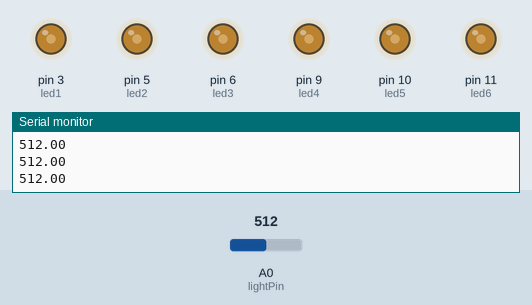
Simulated run of this sketch. Board: Arduino Uno, built with avr-gcc and run on an emulated ATmega328P. Parts: output pins drawn as LEDs (lit = HIGH), the last lines printed to the serial monitor. The inputs (shaded band) are chosen by the test bench; at power-on: A0 (lightPin) = 512.

Above: at 2.2 s.
2.3 s: A0 (lightPin) set to 716
At 3.5 s:
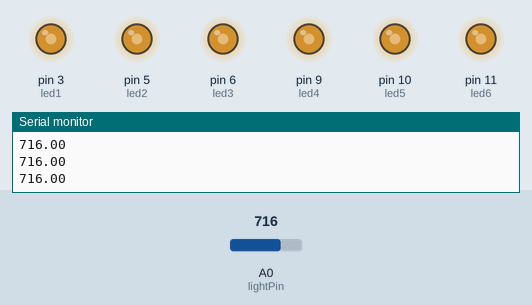
3.8 s: A0 (lightPin) set to 900
At 4.8 s:
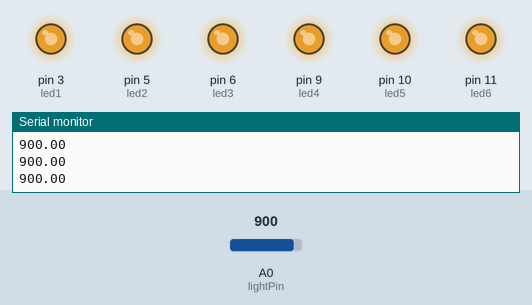
5.3 s: A0 (lightPin) set to 306
At 5.9 s:
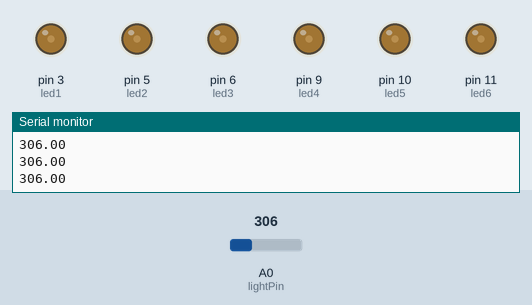
6.8 s: A0 (lightPin) set to 511
At 8.2 s:
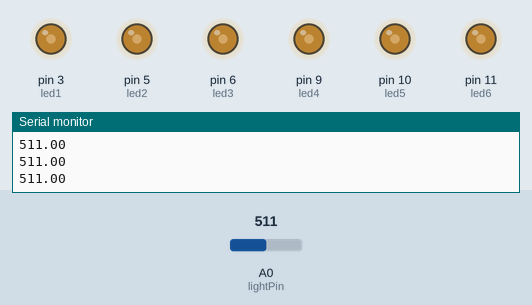
Timing chart, 0 to 9.3 s (numbered marks = the images above; inputs shaded):
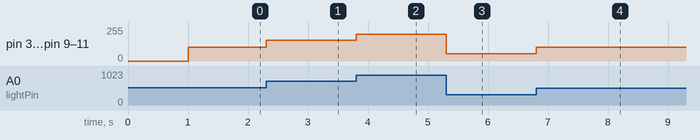

Measured:
- after the input at 2.3 s, pin 3 (led1), pin 5 (led2), pin 6 (led3), pin 9 (led4), pin 10 (led5), pin 11 (led6): 105/255 → 156/255 at once
- after the input at 3.8 s, pin 3 (led1), pin 5 (led2), pin 6 (led3), pin 9 (led4), pin 10 (led5), pin 11 (led6): 156/255 → 202/255 at once
- after the input at 5.3 s, pin 3 (led1), pin 5 (led2), pin 6 (led3), pin 9 (led4), pin 10 (led5), pin 11 (led6): 202/255 → 54/255 at once
- after the input at 6.8 s, pin 3 (led1), pin 5 (led2), pin 6 (led3), pin 9 (led4), pin 10 (led5), pin 11 (led6): 54/255 → 105/255 at once

The sketch:

sketch_modulatedLamp.ino
```cpp
int lightPin = 0;  //define a pin for Photo resistor
int led1=3;
int led2=5;
int led3=6;
int led4=9;
int led5=10;
int led6=11;
float voltage;
float variable;

void setup()
{
  Serial.println("Calibrating");
  delay(1000);   //Calibrate to ambient environment
  Serial.begin(9600);  //Begin serial communcation
  Serial.println("Sensor Active");
  pinMode(led1, OUTPUT);
  pinMode(led2, OUTPUT);
  pinMode(led3, OUTPUT);
  pinMode(led4, OUTPUT);
  pinMode(led5, OUTPUT);
  pinMode(led6, OUTPUT);
}

void loop()
{
    voltage=analogRead(lightPin);
    Serial.println(voltage); //Write the value of the photoresistor to the serial monitor.
    variable=((voltage-90)/800)*1000;
      analogWrite(led1, variable/5);
      analogWrite(led2, variable/5);
      analogWrite(led3, variable/5);
      analogWrite(led4, variable/5);
      analogWrite(led5, variable/5);
      analogWrite(led6, variable/5);
    delay(10);
}
```
